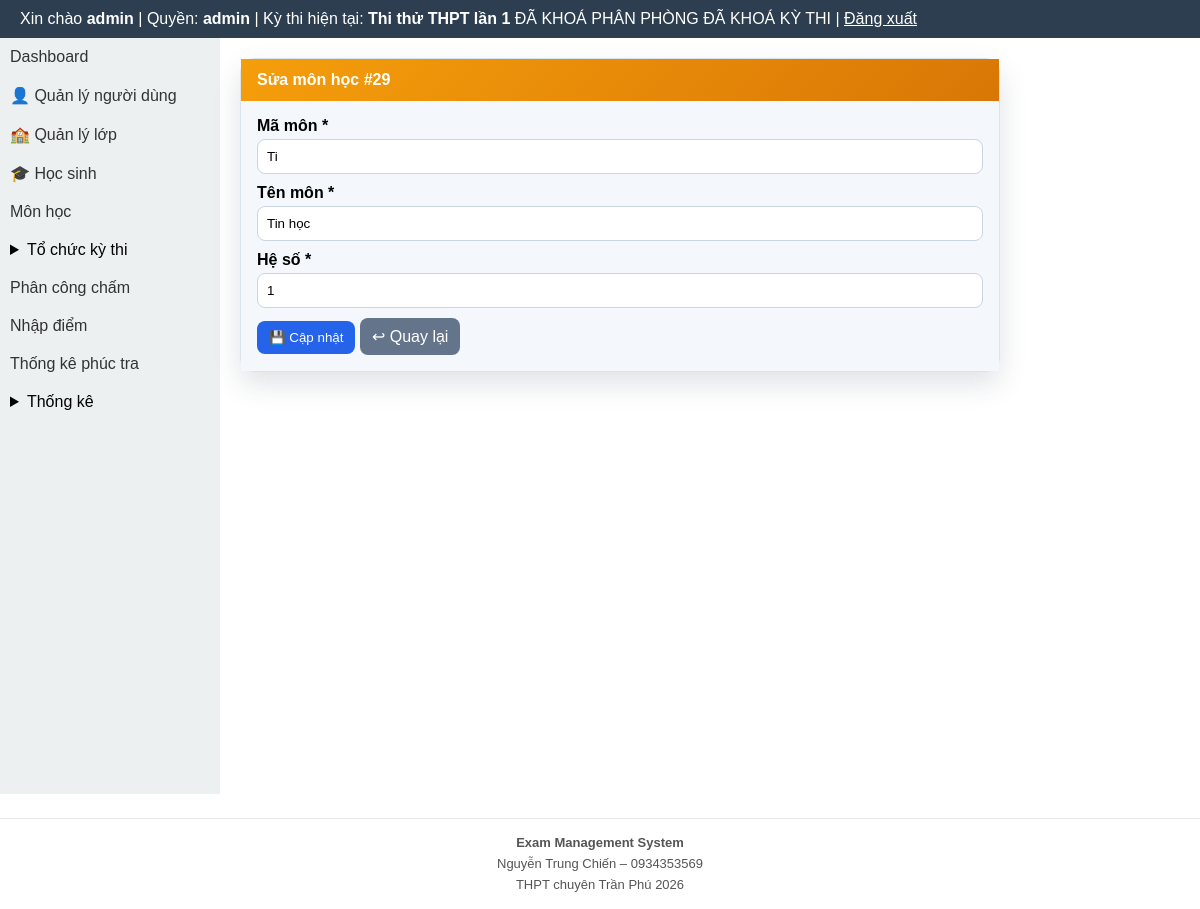
The page /modules/subjects/edit.php?id=29 (signed in) on the database its author committed.
### tables this page shows
CREATE TABLE exams (
  id INTEGER PRIMARY KEY AUTOINCREMENT,
  ten_ky_thi TEXT,
  nam INTEGER,
  ngay_thi TEXT
, is_default INTEGER DEFAULT 0, deleted_at TEXT, distribution_locked INTEGER DEFAULT 0, rooms_locked INTEGER DEFAULT 0, exam_locked INTEGER DEFAULT 0, scoring_closed INTEGER DEFAULT 0, exam_mode INTEGER DEFAULT 1, is_locked INTEGER DEFAULT 0, is_score_entry_locked INTEGER DEFAULT 0, is_score_published INTEGER DEFAULT 0, is_recheck_open INTEGER DEFAULT 0);

CREATE TABLE subjects (
  id INTEGER PRIMARY KEY AUTOINCREMENT,
  ma_mon TEXT UNIQUE,
  ten_mon TEXT,
  he_so REAL
);

### layout/header.php (called while the page is built, shortened)
<?php
require_once BASE_PATH . '/templates/header.php';

### core/auth.php (called while the page is built, shortened)
<?php
function normalize_role(?string $role): string {
    $normalized = strtolower(trim((string) $role));
    return match ($normalized) {
        'score_entry', 'score-input', 'score_input', 'nhapdiem', 'nhap_diem' => 'scorer',
        'exam_manager', 'quanlythi', 'exam-manager' => 'organizer',
        default => $normalized,
    };
}
function current_user_role(): string {
    $sessionRole = $_SESSION['role'] ?? null;
    if (is_string($sessionRole) && trim($sessionRole) !== '') {
        return normalize_role($sessionRole);
    }
    $userRole = $_SESSION['user']['role'] ?? null;
    return normalize_role(is_string($userRole) ? $userRole : '');
}

### modules/exams/exam_context_helper.php (called while the page is built, shortened)
<?php
function ensureExamLockColumns(PDO $pdo): void
{
    $cols = array_column($pdo->query('PRAGMA table_info(exams)')->fetchAll(PDO::FETCH_ASSOC), 'name');
}
function getCurrentExam(): ?array
{
    global $pdo;
    $cols = array_column($pdo->query('PRAGMA table_info(exams)')->fetchAll(PDO::FETCH_ASSOC), 'name');
    $hasDeletedAt = in_array('deleted_at', $cols, true);
    $activeWhere = $hasDeletedAt ? '(deleted_at IS NULL OR trim(deleted_at) = "")' : '1=1';
    $defaultStmt = $pdo->query('SELECT * FROM exams WHERE ' . $activeWhere . ' AND is_default = 1 ORDER BY id DESC LIMIT 1');
    $defaultExam = $defaultStmt ? $defaultStmt->fetch(PDO::FETCH_ASSOC) : false;
    if (is_array($defaultExam)) {
        return $defaultExam;
    }
}
function getCurrentExamInfo(): ?array
{
    $exam = getCurrentExam();
    global $pdo;
    ensureExamLockColumns($pdo);
    return [
        'id' => (int) ($exam['id'] ?? 0),
        'ten_ky_thi' => (string) ($exam['ten_ky_thi'] ?? ''),
        'distribution_locked' => (int) ($exam['distribution_locked'] ?? 0),
        'rooms_locked' => (int) ($exam['rooms_locked'] ?? 0),
        'exam_locked' => (int) ($exam['exam_locked'] ?? 0),
    ];
}

### modules/subjects/edit.php (the view, shortened to what this page needs)
<?php
require_once BASE_PATH . '/core/auth.php';
require_once BASE_PATH . '/core/db.php';
$id = filter_input(INPUT_GET, 'id', FILTER_VALIDATE_INT);
$stmt = $pdo->prepare('SELECT id, ma_mon, ten_mon, he_so FROM subjects WHERE id = :id LIMIT 1');
$stmt->execute([':id' => $id]);
$subject = $stmt->fetch(PDO::FETCH_ASSOC);
$formData = $subject;
require_once BASE_PATH . '/layout/header.php';
?>
<div class="subjects-layout">
    <?php require_once BASE_PATH . '/layout/sidebar.php'; ?>
    <div class="subjects-main">
        <div class="card">
            <div class="head"><strong>Sửa môn học #<?= (int) $subject['id'] ?></strong></div>
            <div class="body">
                <form method="post">
                    <div class="field"><label>Mã môn *</label><input type="text" name="ma_mon" value="<?= htmlspecialchars($formData['ma_mon'], ENT_QUOTES, 'UTF-8') ?>" required></div>
                    <div class="field"><label>Tên môn *</label><input type="text" name="ten_mon" value="<?= htmlspecialchars($formData['ten_mon'], ENT_QUOTES, 'UTF-8') ?>" required></div>
                    <div class="field"><label>Hệ số *</label><input type="number" step="0.01" min="0.01" name="he_so" value="<?= htmlspecialchars((string)$formData['he_so'], ENT_QUOTES, 'UTF-8') ?>" required></div>
                    <button class="btn btn-primary" type="submit">💾 Cập nhật</button>
                    <a class="btn btn-secondary" href="<?= BASE_URL ?>/modules/subjects/index.php">↩ Quay lại</a>
                </form>
            </div>
        </div>
    </div>
</div>
<?php require_once BASE_PATH . '/layout/footer.php'; ?>

### templates/header.php (shortened to what this page needs)
<?php
require_once BASE_PATH . '/core/auth.php';
$currentExamInfo = null;
$role = function_exists('current_user_role') ? current_user_role() : strtolower(trim((string) ($_SESSION['role'] ?? $_SESSION['user']['role'] ?? '')));
if (in_array($role, ['admin', 'organizer'], true)) {
    require_once BASE_PATH . '/core/db.php';
    require_once BASE_PATH . '/modules/exams/exam_context_helper.php';
    $currentExamInfo = getCurrentExamInfo();
}
$role = $role ?? (function_exists('current_user_role') ? current_user_role() : '');
$currentExamInfo = $currentExamInfo ?? null;
?>
<!DOCTYPE html>
<html lang="vi">
<head>
</head>
<body>
<div class="header">
    Xin chào <b><?= $_SESSION['user']['username'] ?></b>
    | Quyền: <b><?= htmlspecialchars((string) $role, ENT_QUOTES, 'UTF-8') ?></b>
    <?php if ($currentExamInfo !== null): ?>
        | Kỳ thi hiện tại: <b><?= htmlspecialchars((string) $currentExamInfo['ten_ky_thi'], ENT_QUOTES, 'UTF-8') ?></b>
        <?php if (($currentExamInfo['distribution_locked'] ?? 0) === 1 || ($currentExamInfo['rooms_locked'] ?? 0) === 1): ?>
            <span class="badge bg-danger">ĐÃ KHOÁ PHÂN PHÒNG</span>
        <?php endif; ?>
        <?php if (($currentExamInfo['exam_locked'] ?? 0) === 1): ?>
            <span class="badge bg-dark">ĐÃ KHOÁ KỲ THI</span>
        <?php endif; ?>
    <?php endif; ?>
    | <a href="<?= BASE_URL ?>/logout.php" style="color:#fff">Đăng xuất</a>
</div>

### templates/header.php (style rules this page uses)
* { box-sizing: border-box; }
body { margin:0; font-family: Arial; }
.header { background:#2c3e50; color:#fff; padding:10px 20px; }

### modules/subjects/edit.php (style rules this page uses)
.subjects-layout { display:flex; align-items:stretch; width:100%; min-height:calc(100vh - 44px); }
.subjects-main { flex:1 1 auto; min-width:0; padding:20px; }
.card { background:#fff; border:1px solid #dbe3ec; border-radius:14px; box-shadow:0 12px 28px rgba(44,62,80,.15); max-width:760px; }
.head { background:linear-gradient(135deg,#f59e0b,#d97706); color:#fff; padding:12px 16px; }
.body { background:#f4f8fc; padding:16px; }
.field { margin-bottom:10px; }
.field label { display:block; font-weight:700; margin-bottom:4px; }
.field input { width:100%; padding:9px; border:1px solid #cbd5e1; border-radius:8px; }
.btn { display:inline-block; text-decoration:none; border:none; border-radius:8px; color:#fff; padding:9px 12px; cursor:pointer; }
.btn-primary { background:#2563eb; }
.btn-secondary { background:#64748b; }

### rows shown on the page
exams: ten_ky_thi "Thi thử THPT lần 1"
subjects: id "29", ma_mon "Ti", ten_mon "Tin học", he_so "1"

### other values the page prints
$_SESSION['user']['username'] "admin"
$role "admin"
